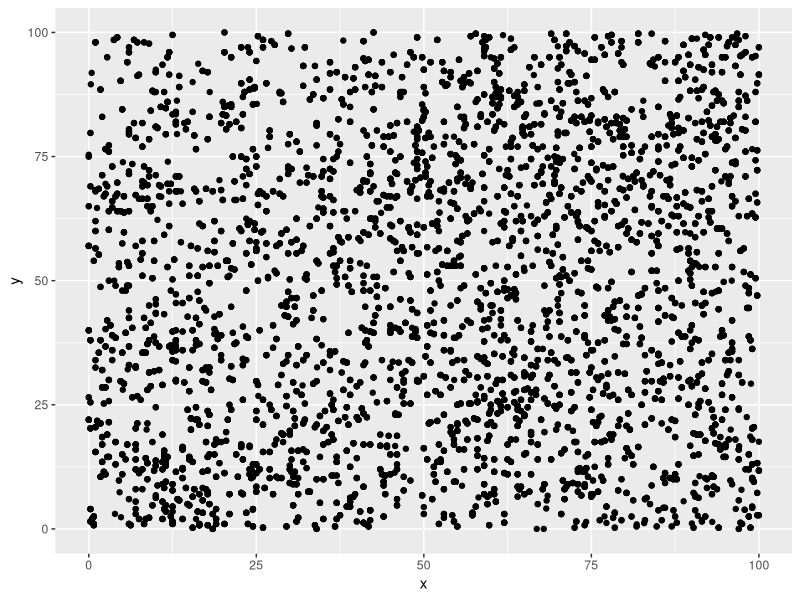
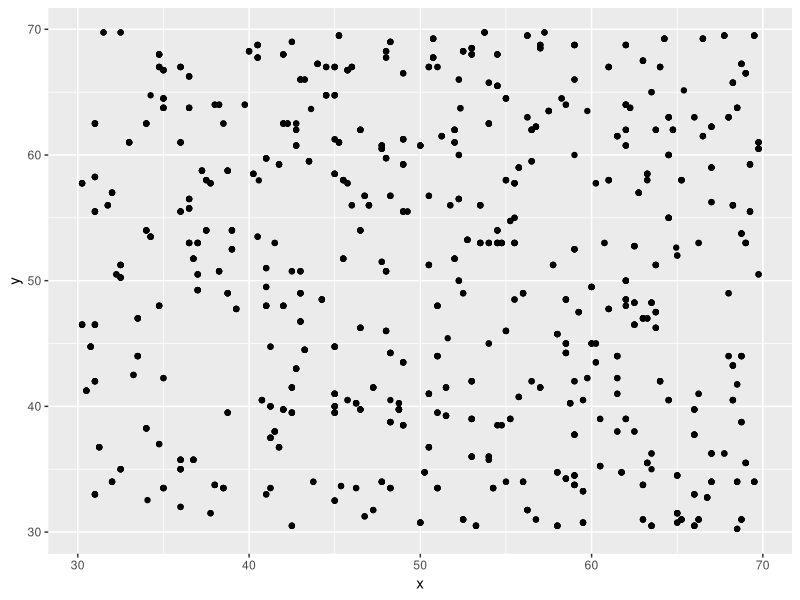
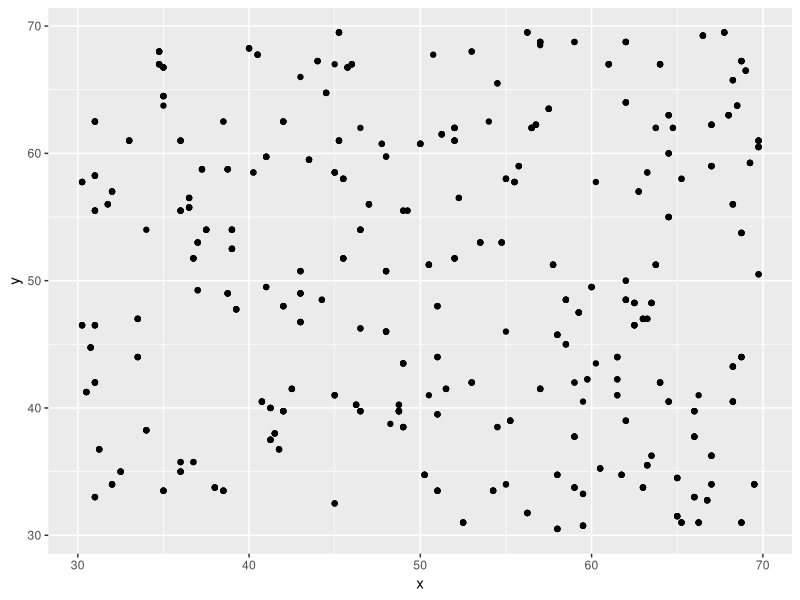

These figures' R source, in order:
library(ggplot2)

#test

# for original data: update = FALSE
# for updated data: update = TRUE
update = TRUE
data_name = 'interval'

# meta = read.csv('data/D1823/D1823_meta.csv', stringsAsFactors = FALSE)
# rw = read.csv('data/D1823/D1823_rw.csv', stringsAsFactors = FALSE)
meta = read.csv('data/D1823/D1823_meta.csv', stringsAsFactors = FALSE)
rw = read.csv('data/D1823/D1823_rw.csv', stringsAsFactors = FALSE)

if (update) {
  meta = read.csv('data/D1823/D1823_meta_update.csv', stringsAsFactors = FALSE)
  # meta$dbh[which(meta$year == 2021)] = meta[which(meta$year == 2021),'dbh']/10
  
  rw = read.csv('data/D1823/D1823_rw_update.csv', stringsAsFactors = FALSE)
}


# meta = meta[which(meta$status_id %in% c('A', 'AS', 'AL')

# subset the data to smaller region
ggplot(data=meta) + 
  geom_point(aes(x=x,y=y)) 

# hi = 100
# lo = 0
hi = 70
lo = 30
meta_sub = meta[which((meta$x<hi)&(meta$x>lo)&(meta$y<hi)&(meta$y>lo)),]
# subset the data to smaller region
ggplot(data=meta_sub) + 
  geom_point(aes(x=x,y=y)) 

meta_sub = meta_sub[which(meta_sub$dbh>10),]
# subset the data to smaller region
ggplot(data=meta_sub) + 
  geom_point(aes(x=x,y=y)) 

meta_sub = meta_sub[which(!is.na(meta_sub$dbh)),]
meta_sub = meta_sub[which(meta_sub$stem_id != ""),]
# meta_sub = meta_sub[which(meta_sub$year %in% c(1994, 2004, 2011, 2019)),]

length(unique(meta_sub$stem_id))

rw_sub = rw[which(rw$stem_id %in% meta_sub$stem_id),]
length(unique(rw_sub$stem_id))

rw_stem_ids = unique(rw_sub$stem_id)

# meta_sub = meta_sub[which(meta_sub$stem_id %in% rw_stem_ids),]

stem_ids = unique(meta_sub$stem_id)
N_trees = length(stem_ids)
species_ids = unique(meta_sub$species_id)
N_species = length(species_ids)

stat_ids = seq(1, N_trees)
meta_sub$stat_id = match(meta_sub$stem_id, stem_ids)
meta_sub$species_code = match(meta_sub$species_id, species_ids)

# rw_sub[,4:ncol(rw_sub)]
# 
# rw_first_idx = apply(rw_sub[,4:ncol(rw_sub)], 1, function(x) which(!is.na(x))[1])
# rw_years = as.numeric(substr(colnames(rw_sub)[4:ncol(rw_sub)], 2, 5))
# year_lo = rw_years[min(rw_first_idx)]

year_lo = 1900

year_hi = 2019
if (update){
  year_hi = 2021
}
years = seq(year_lo, year_hi)

meta_sub = meta_sub[which(meta_sub$year %in% years),]

N_years = length(years)
years_idx = seq(1, N_years)

N_cores = nrow(rw_sub)

d = meta_sub$dbh
d2tree = stat_ids[match(meta_sub$stem_id, stem_ids)]
d2year = match(meta_sub$year, years)
d2species = meta_sub$species_code
N_dbh = length(d)

rw_stat_id = stat_ids[match(rw_sub$stem_id, stem_ids)]
rw_sub = data.frame(stat_id = rw_stat_id, rw_sub)
rw_sub = rw_sub[order(rw_sub$stat_id),]

rw_year_max = max(as.numeric(substr(colnames(rw_sub), 2, 5)[4:ncol(rw_sub)]))

y = data.frame(matrix(NA, nrow=N_trees, ncol=ncol(rw_sub)))
# y[match(rw_sub$stem_id, stem_ids),] = rw_sub
y[rw_sub$stat_id,] = rw_sub


# meta_sub$species_code[match(rw_sub$stat_id, meta_sub$stat_id)]

# rw_sub = rw_sub[match(rw_sub$stem_id, stem_ids),]
y = y[,which(substr(colnames(rw_sub), 2, 5) %in% years)]
if (!update){
  if (year_hi>2013) {
    y = data.frame(y, matrix(-999, nrow=N_trees, ncol=year_hi-2013))
  }
} 
if ((update)&(year_hi>2013)&(rw_year_max<year_hi)){
  y = data.frame(y, matrix(-999, nrow=N_trees, ncol=year_hi-2013))
}
# if (update & max())

# y[which(y==0)] = NA

logy = log(y)
# idx_order = match(rw_sub$stem_id, stem_ids)
# logy = logy[idx_order,]
# core2tree = stat_ids[match(rw_sub$stem_id, stem_ids)]
core2tree = stat_ids
core2species = meta_sub$species_code[match(core2tree, meta_sub$stat_id)]
core2stemids = stem_ids

# rw_year_start = rep(which(years==year_lo), N_trees)
# rw_year_end   = rep(which(years==year_hi), N_trees)
rw_year_start = rep(NA, N_trees)
rw_year_end   = rep(NA, N_trees)
for (i in 1:N_trees){

  rw_tree = logy[i,]

  if (any(!is.na(rw_tree))){
    rw_tree_years = which(!is.na(rw_tree))

    rw_year_start[i] = min(rw_tree_years)
    rw_year_end[i] = max(rw_tree_years)

    d_idx = which(d2tree == i)
    d_year_start = min(d2year[d_idx])
    d_year_end   = max(d2year[d_idx])

    if (d_year_start < rw_year_start[i]){
      rw_year_start[i] = d_year_start #- 10?
    }

    if (d_year_end < rw_year_end[i]){
      rw_year_end[i] = d_year_end #- 10?
    }

  } else {
    d_idx = which(d2tree == i)
    rw_year_start[i] = min(d2year[d_idx]) - 50
    rw_year_end[i] = max(d2year[d_idx])
  }

  if ((rw_year_end[i] == 120)|(d_year_end == 120)){
    rw_year_end[i] == 122
  }
}



# rw_year_start = apply(logy, 1, which.min)
# sapply(rw_year_start, function(x) if(x==0){x=1})
# 
# rw_year_end   = apply(logy, 1, which.max)

logy[is.na(logy)] = as.integer(-999)

# int<lower=0> N_trees;
# int<lower=0> N_years;
# int<lower=0> N_species;
# int<lower=0> N_cores;
# 
# matrix[N_cores, N_years] y;
# int<lower=0> core2tree[N_cores];
# 
# real d[N_trees];
# int<lower=0> d2tree[N_trees];
# int<lower=0> d2year[N_trees];

N_trees
N_years
N_cores
N_dbh
y
logy
core2tree
core2species
d
d2tree
d2year

head(logy)

if (update) {
  fname = paste0('data/D1823/D1823_input_update_', data_name, '.RDS')
} else {
  fname = paste0('data/D1823/D1823_input_', data_name, '.RDS')
}

saveRDS(list(N_trees = N_trees, 
             N_years = N_years,
             N_species = N_species,
             N_cores = N_cores,
             N_dbh = N_dbh,
             y = y,
             logy = logy,
             rw_year_start = rw_year_start,
             rw_year_end = rw_year_end,
             core2tree = core2tree,
             core2species = core2species,
             core2stemids = core2stemids,
             d = d,
             d2tree = d2tree,
             d2year = d2year,
             d2species = d2species,
             sig_d_obs = 0.02,
             species_ids = species_ids,
             years = years
),
file=fname)
